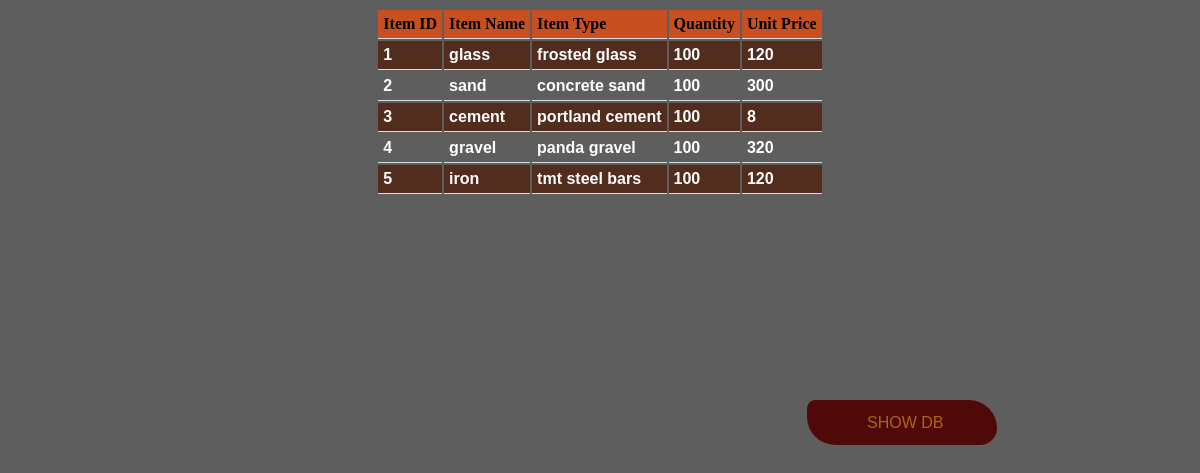
The page /php/adminstockview.php on the database its author committed.
### tables this page shows
CREATE TABLE IF NOT EXISTS stock(
    item_id int(10) NOT NULL PRIMARY KEY,
    item_name VARCHAR(50) NOT NULL,
    item_type VARCHAR(50) NOT NULL,
    quantity  int(100) NOT NULL,
    unit_price int(100) NOT NULL
);

### php/adminstockview.php (the view, shortened to what this page needs)
<?php require_once('../dbc/conect.php'); ?>
<!DOCTYPE html>
<html>
	<?php
	$sql = "SELECT * FROM stock";
	mysqli_query($connection, $sql);
	$result = mysqli_query($connection,$sql);
	?>
	<head>
	</head>
	<body>
		<div class="size">
			<table >
				<tr class="header">
					<td>Item ID</td>
					<td>Item Name</td>
					<td>Item Type</td>
					<td>Quantity</td>
					<td>Unit Price</td>
				</tr>
				<?php
				while($row=mysqli_fetch_assoc($result))
				{
					?>
						<tr>
						<td><?php echo $row['item_id'] ?></td>
						<td><?php echo $row['item_name'] ?></td>
						<td><?php echo $row['item_type'] ?></td>
						<td><?php echo $row['quantity'] ?></td>
						<td><?php echo $row['unit_price'] ?></td>
						</tr>
					<?php
				}
			?>
			</table>
		</div>
		<div class="dbshowbtn">
				<a href="adminstockview.php" target="_blank"><input type="button" value="SHOW DB" /></a>
		</div>
	</body>
</html>

### php/adminstockview.php (style rules this page uses)
body { background-color:rgba(27, 27, 26, 0.7) }
table { border:1px; margin: auto; margin-right: auto; }
td { height: 10px; vertical-align: bottom; padding: 5px 5px; border-bottom: 1px solid #ddd; font-weight:bold; color:white; font-family: 'Overpass', sans-serif; }
tr:nth-child(even) { background-color:rgba(78, 24, 2, 0.7); }
.header td { background-color:rgba(245, 73, 5, 0.7); color:black; font-family: 'Bowlby One SC', cursive; }
.dbshowbtn { position:absolute; right:28%; top:50%; }
.dbshowbtn input[type=button] { border:none; width:190px; background-color:rgb(80, 9, 9); color:rgb(173, 102, 20); font-size:16px; line-height:25px; padding:10px 60px; border-radius: 15px 50px 30px; cursor:pointer; margin-left:70%; }

### rows shown on the page
stock: item_id "1", item_name "glass", item_type "frosted glass", quantity "100", unit_price "120"
stock: item_id "2", item_name "sand", item_type "concrete sand", quantity "100", unit_price "300"
stock: item_id "3", item_name "cement", item_type "portland cement", quantity "100", unit_price "8"
stock: item_id "4", item_name "gravel", item_type "panda gravel", quantity "100", unit_price "320"
stock: item_id "5", item_name "iron", item_type "tmt steel bars", quantity "100", unit_price "120"
